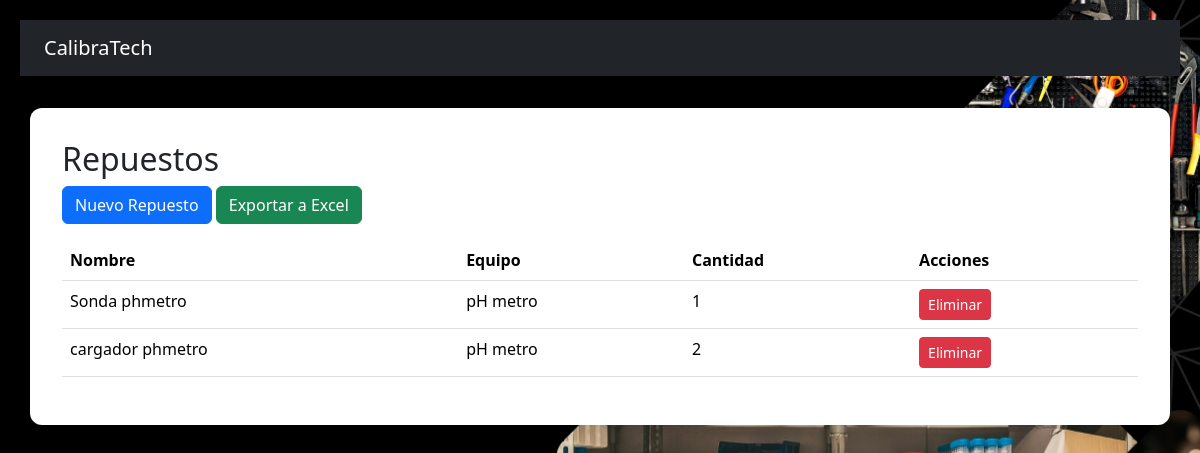
The app's page /repuestos/ with its own data.
### repuestos/models.py (models this page shows, shortened)
class Repuesto(models.Model):
    nombre        = models.CharField(max_length=100)
    equipo        = models.ForeignKey(
                       Equipo,
                       on_delete=models.CASCADE,
                       related_name='repuestos'
                    )
    fecha_ingreso = models.DateField(auto_now_add=True)
    descripcion   = models.TextField(blank=True)
    cantidad      = models.PositiveIntegerField(default=0)

### registro/models.py (models this page shows, shortened)
class Equipo(models.Model):
    nombre = models.CharField(max_length=100)
    marca = models.CharField(max_length=100)
    modelo = models.CharField(max_length=100)
    serie = models.CharField(max_length=100, unique=True)
    SECTORES = [
        ('Laboratorio de Materias Primas', 'Laboratorio de Materias Primas'),
        ('Laboratorio de Producto Terminado', 'Laboratorio de Producto Terminado'),
        ('Laboratorio de Microbiología', 'Laboratorio de Microbiología'),
        ('Laboratorio de Materiales', 'Laboratorio de Materiales'),
        ('Autocontrol de Cocimiento', 'Autocontrol de Cocimiento'),
        ('Autocontrol de Fermentación', 'Autocontrol de Fermentación'),
        ('Autocontrol de Servicios', 'Autocontrol de Servicios'),
        ('Autocontrol de BTS', 'Autocontrol de BTS'),
        ('Autocontrol de PTA', 'Autocontrol de PTA'),
        ('Autocontrol de Filtros', 'Autocontrol de Filtros'),
        ('Autocontrol de Envasado', 'Autocontrol de Envasado'),
        ('Autocontrol de Sala de Válvulas', 'Autocontrol de Sala de Válvulas'),
    ]
    sector = models.CharField(max_length=50, choices=SECTORES)
    fecha_registro = models.DateTimeField(auto_now_add=True)
    fecha_calibracion = models.DateField(null=True)
    fecha_proxima_calibracion = models.DateField(null=True)

### repuestos/views.py (the view)
# urls.py: path('', views.lista_repuestos, name='lista'),
def lista_repuestos(request):
    repuestos = Repuesto.objects.select_related('equipo').all()
    return render(request, 'repuestos/lista.html', {'repuestos': repuestos})

### repuestos/templates/repuestos/lista.html (shortened to what this page needs)
{% extends "base.html" %}
{% block content %}
  <h2>Repuestos</h2>
  <a href="{% url 'repuestos:crear' %}" class="btn btn-primary mb-3">Nuevo Repuesto</a>
  <a href="{% url 'repuestos:exportar_repuestos_excel' %}" class="btn btn-success mb-3">Exportar a Excel</a>
  <table class="table">
    <thead>
      <tr><th>Nombre</th><th>Equipo</th><th>Cantidad</th><th>Acciones</th></tr>
    </thead>
    <tbody>
      {% for rep in repuestos %}
      <tr>
        <td>{{ rep.nombre }}</td>
        <td>{{ rep.equipo.nombre }}</td>
        <td>{{ rep.cantidad }}</td>
        <td>
          <form method="post" action="{% url 'repuestos:eliminar' rep.pk %}" style="display:inline">
            <button class="btn btn-sm btn-danger">Eliminar</button>
          </form>
        </td>
      </tr>
      {% empty %}
      <tr><td colspan="3">No hay repuestos.</td></tr>
      {% endfor %}
    </tbody>
  </table>
{% endblock %}

### templates/base.html (style rules this page uses)
body { font-family: 'Segoe UI', sans-serif; margin: 0; padding: 20px; height: 100vh; }

### records on screen
Repuesto: nombre "Sonda phmetro", equipo.nombre "pH metro", cantidad "1"
Repuesto: nombre "cargador phmetro", equipo.nombre "pH metro", cantidad "2"
